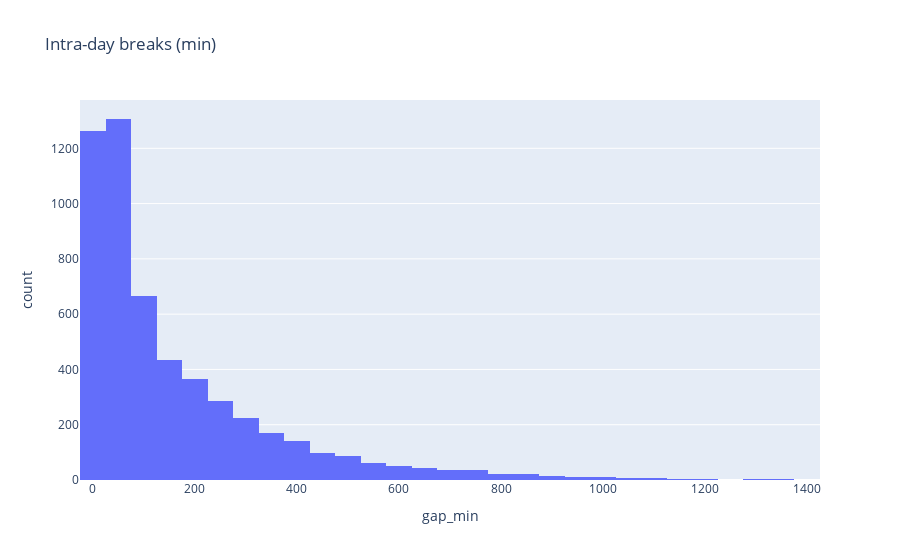
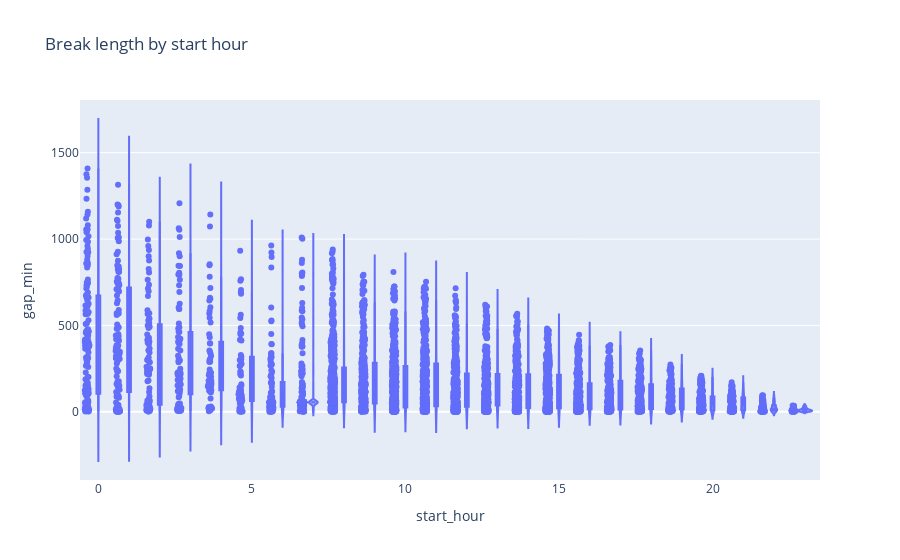
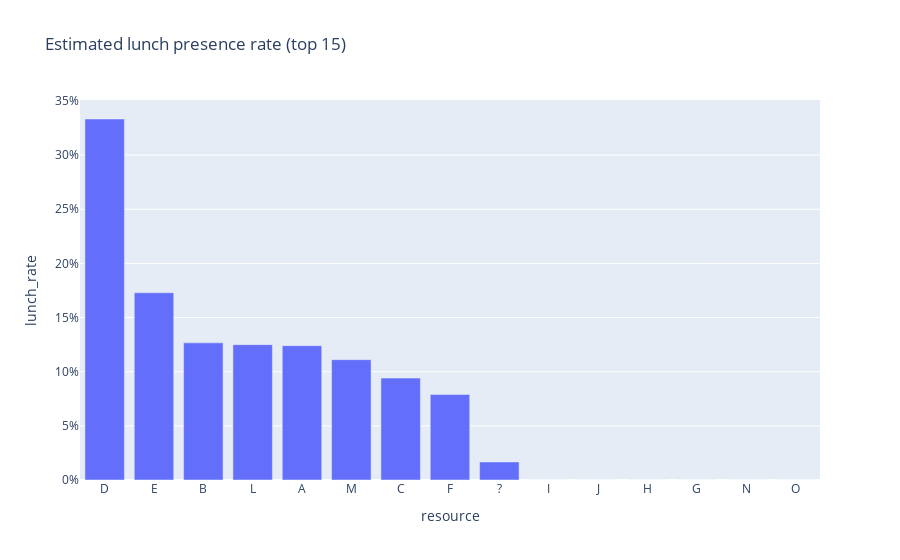

Write notebook code for charts like these, in order.
### Code cell
# --- Intra-day breaks & lunch presence (for Q2) ---

if breaks.empty:
    print("No breaks extracted.")
else:
    b = breaks.copy()

    # (a) Histogram of break lengths
    fig_breaks = px.histogram(
        b, x="gap_min", nbins=40, title="Intra-day breaks (min)"
    )
    fig_breaks.show()
    fig_breaks.write_image(SURVEY / "Q2_breaks_hist.png", scale=2)

    # (b) Break length by start hour
    fig_byhour = px.violin(
        b, x="start_hour", y="gap_min", box=True, points="all",
        title="Break length by start hour"
    )
    fig_byhour.show()
    fig_byhour.write_image(SURVEY / "Q2_break_by_hour.png", scale=2)

    # (c) Top-15 lunch presence bar (11:30–13:30, 30–120 min)
    bb = b.copy()
    bb["start_hour_real"] = (
        pd.to_datetime(bb["gap_start"]).dt.hour
        + pd.to_datetime(bb["gap_start"]).dt.minute/60
    )
    lunch = (bb.query("11.5 <= start_hour_real <= 13.5 and 30 <= gap_min <= 120")
               .groupby("resource")["day"].nunique())
    active_days = b.groupby("resource")["day"].nunique()
    lunch_rate = (lunch / active_days).fillna(0).rename("lunch_rate").reset_index()

    top_lunch = lunch_rate.sort_values("lunch_rate", ascending=False).head(15)
    fig_top15 = px.bar(
        top_lunch, x="resource", y="lunch_rate",
        title="Estimated lunch presence rate (top 15)"
    )
    fig_top15.update_yaxes(tickformat=".0%")
    fig_top15.show()
    fig_top15.write_image(SURVEY / "Q2_lunch_rate_top15.png", scale=2)

### Figure 1 — Plotly figure (JSON) as saved in the notebook; plotly's stock layout.template omitted (floating-point values rounded to 4 significant figures; data arrays with more than 128 entries replaced by an {"elided": "..."} marker saying what was removed)
{"data": [{"bingroup": "x", "hovertemplate": "gap_min=%{x}<br>count=%{y}<extra></extra>", "legendgroup": "", "marker": {"color": "#636efa", "pattern": {"shape": ""}}, "name": "", "nbinsx": 40, "orientation": "v", "showlegend": false, "type": "histogram", "x": {"elided": "5376 float values"}, "xaxis": "x", "yaxis": "y"}], "layout": {"autosize": true, "barmode": "relative", "legend": {"tracegroupgap": 0}, "title": {"text": "Intra-day breaks (min)"}, "xaxis": {"anchor": "y", "autorange": true, "domain": [0, 1], "range": [-25, 1425], "title": {"text": "gap_min"}, "type": "linear"}, "yaxis": {"anchor": "x", "autorange": true, "domain": [0, 1], "range": [0, 1375.0], "title": {"text": "count"}}}}

### Figure 2 — Plotly figure (JSON) as saved in the notebook; plotly's stock layout.template omitted (floating-point values rounded to 4 significant figures; data arrays with more than 128 entries replaced by an {"elided": "..."} marker saying what was removed)
{"data": [{"alignmentgroup": "True", "box": {"visible": true}, "hovertemplate": "start_hour=%{x}<br>gap_min=%{y}<extra></extra>", "legendgroup": "", "marker": {"color": "#636efa"}, "name": "", "offsetgroup": "", "orientation": "v", "points": "all", "scalegroup": "True", "showlegend": false, "type": "violin", "x": {"elided": "5376 int values"}, "x0": " ", "xaxis": "x", "y": {"elided": "5376 float values"}, "y0": " ", "yaxis": "y"}], "layout": {"autosize": true, "legend": {"tracegroupgap": 0}, "title": {"text": "Break length by start hour"}, "violinmode": "group", "xaxis": {"anchor": "y", "autorange": true, "domain": [0, 1], "range": [-0.6341, 23.5], "title": {"text": "start_hour"}, "type": "linear"}, "yaxis": {"anchor": "x", "autorange": true, "domain": [0, 1], "range": [-395.1, 1805.0], "title": {"text": "gap_min"}, "type": "linear"}}}

### Figure 3 — Plotly figure (JSON) as saved in the notebook; plotly's stock layout.template omitted (floating-point values rounded to 4 significant figures)
{"data": [{"hovertemplate": "resource=%{x}<br>lunch_rate=%{y}<extra></extra>", "legendgroup": "", "marker": {"color": "#636efa", "pattern": {"shape": ""}}, "name": "", "orientation": "v", "showlegend": false, "textposition": "auto", "type": "bar", "x": ["D", "E", "B", "L", "A", "M", "C", "F", "?", "I", "J", "H", "G", "N", "O"], "xaxis": "x", "y": [0.3333, 0.1729, 0.1266, 0.125, 0.1241, 0.1111, 0.09408, 0.07895, 0.01667, 0.0, 0.0, 0.0, 0.0, 0.0, 0.0], "yaxis": "y"}], "layout": {"autosize": true, "barmode": "relative", "legend": {"tracegroupgap": 0}, "title": {"text": "Estimated lunch presence rate (top 15)"}, "xaxis": {"anchor": "y", "autorange": true, "domain": [0, 1], "range": [-0.5, 14.5], "title": {"text": "resource"}, "type": "category"}, "yaxis": {"anchor": "x", "autorange": true, "domain": [0, 1], "range": [0, 0.3509], "tickformat": ".0%", "title": {"text": "lunch_rate"}, "type": "linear"}}}
